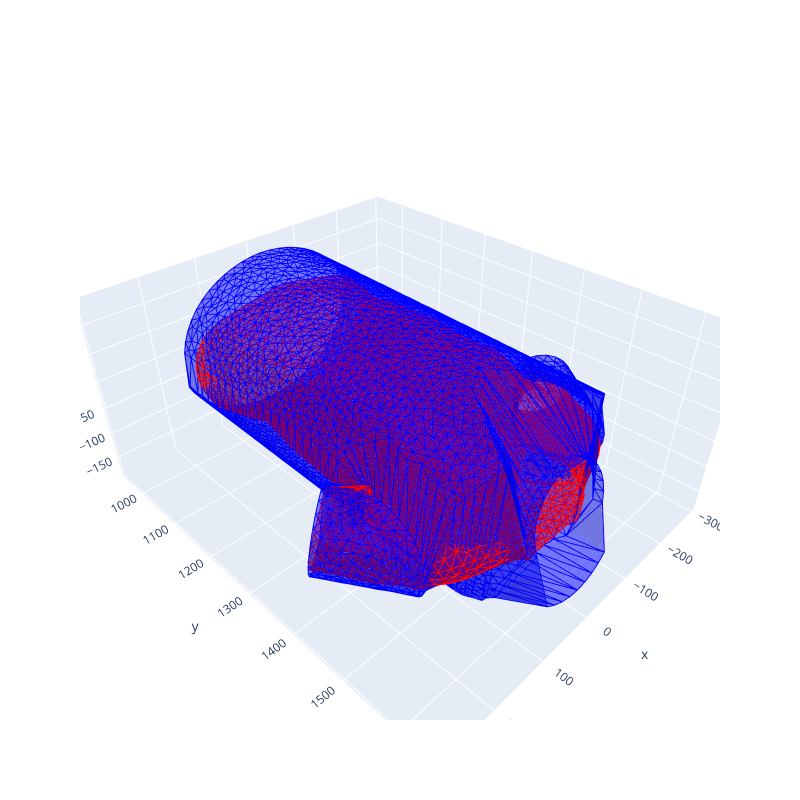

Notebook code for this chart:
### Code cell
visualize_meshes_plotly(
    [mesh_1, mesh_2],
    color_list=["red", "blue"],
    # edge_list=mesh_2.edges
)

### Figure 1 — Plotly figure (JSON) as saved in the notebook; plotly's stock layout.template omitted (floating-point values rounded to 4 significant figures; data arrays with more than 128 entries replaced by an {"elided": "..."} marker saying what was removed)
{"data": [{"color": "red", "i": {"elided": "5112 int values"}, "j": {"elided": "5112 int values"}, "k": {"elided": "5112 int values"}, "opacity": 0.5, "type": "mesh3d", "x": {"elided": "2754 float values"}, "y": {"elided": "2754 float values"}, "z": {"elided": "2754 float values"}}, {"color": "blue", "i": {"elided": "5112 int values"}, "j": {"elided": "5112 int values"}, "k": {"elided": "5112 int values"}, "opacity": 0.5, "type": "mesh3d", "x": {"elided": "2754 float values"}, "y": {"elided": "2754 float values"}, "z": {"elided": "2754 float values"}}, {"line": {"color": "red", "width": 2}, "mode": "lines", "name": "Edges", "type": "scatter3d", "x": {"elided": "46008 float values"}, "y": {"elided": "46008 float values"}, "z": {"elided": "46008 float values"}}, {"line": {"color": "blue", "width": 2}, "mode": "lines", "name": "Edges", "type": "scatter3d", "x": {"elided": "46008 float values"}, "y": {"elided": "46008 float values"}, "z": {"elided": "46008 float values"}}], "layout": {"height": 800, "scene": {"aspectmode": "data"}, "showlegend": false, "width": 800}}
